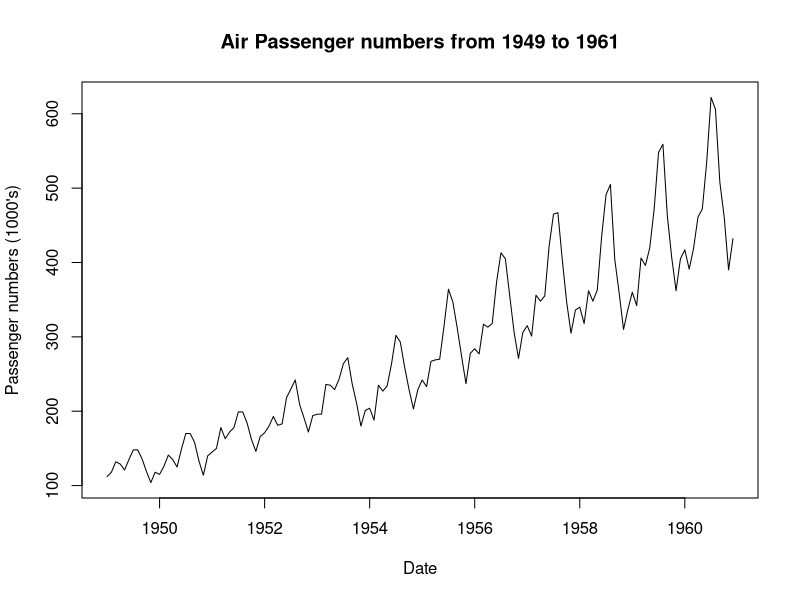
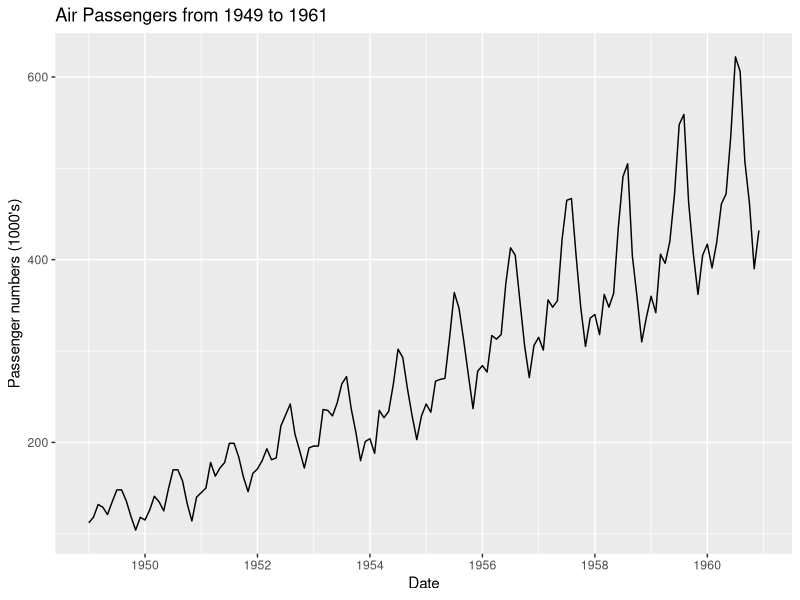
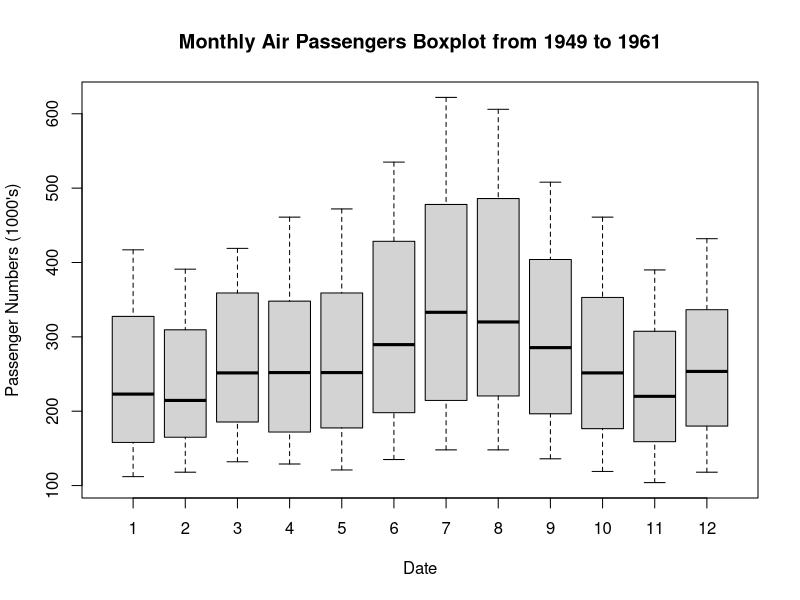
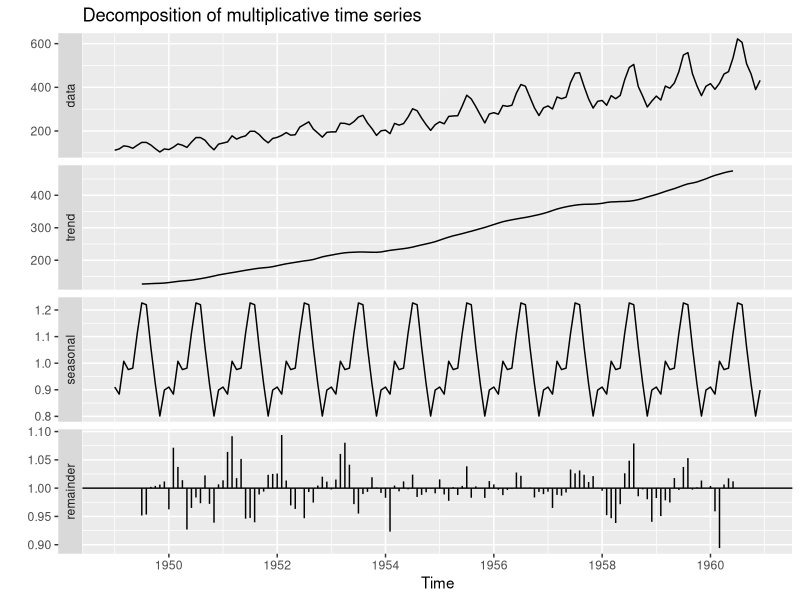
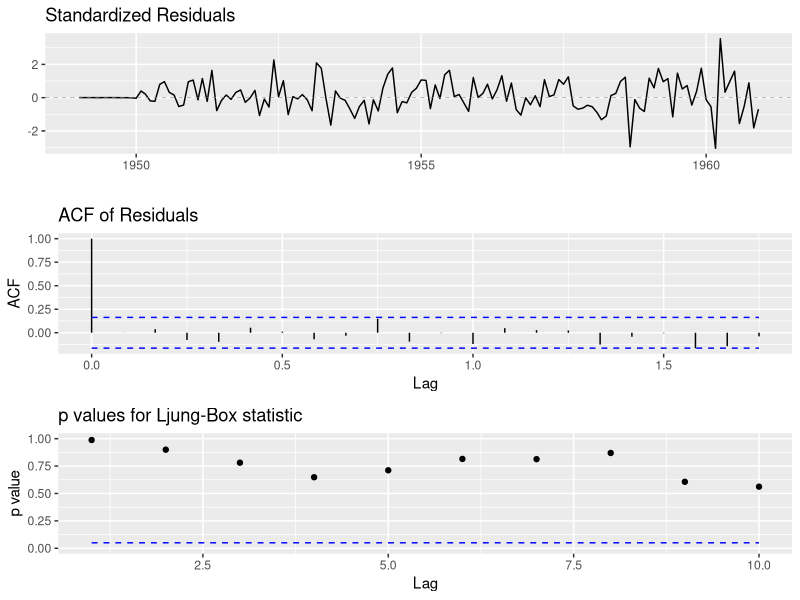
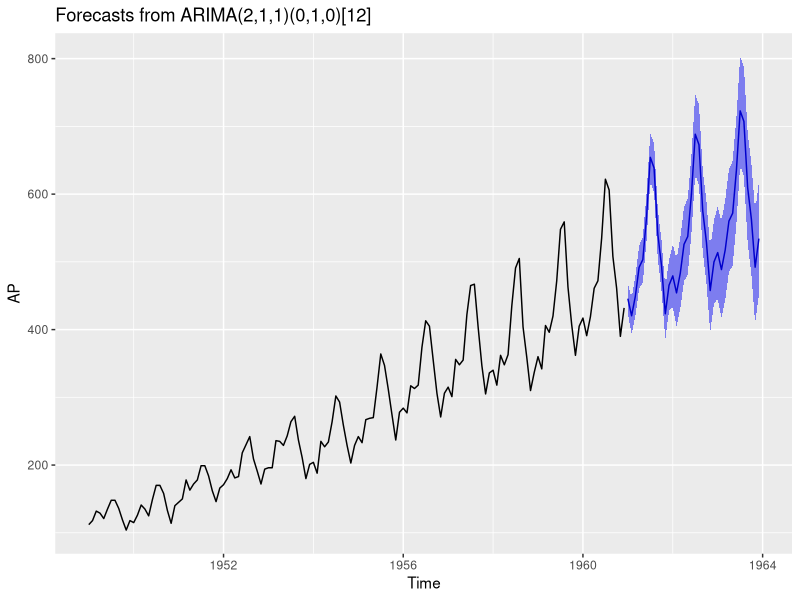

Source code (R) for these figures, in order:
install.packages("ggfortify")
install.packages("tseries")
install.packages("forecast")
install.packages("dplyr")
library(ggfortify)
library(dplyr)
library(tseries)
library(forecast)
data(AirPassengers)
AP <- AirPassengers
# Take a look at the class of the dataset AirPassengers
class(AP)
## [1] "ts"

# Analisis exploratorio de datos
AP
# Check for missing values
sum(is.na(AP))
## [1] 0
# Check the frequency of the time series
frequency(AP)
## [1] 12
# Check the cycle of the time series
cycle(AP)
# Review the table summary
summary(AP)
##    Min. 1st Qu.  Median    Mean 3rd Qu.    Max. 
##   104.0   180.0   265.5   280.3   360.5   622.0
# Plot the raw data using the base plot function
plot(AP,xlab="Date", ylab = "Passenger numbers (1000's)",main="Air Passenger numbers from 1949 to 1961")
autoplot(AP) + labs(x ="Date", y = "Passenger numbers (1000's)", title="Air Passengers from 1949 to 1961") 
boxplot(AP~cycle(AP),xlab="Date", ylab = "Passenger Numbers (1000's)" ,main ="Monthly Air Passengers Boxplot from 1949 to 1961")

# Descomposicion de series de tiempo
decomposeAP <- decompose(AP,"multiplicative")
autoplot(decomposeAP)

# Modelo Arima
arimaAP <- auto.arima(AP)
arimaAP
ggtsdiag(arimaAP)
forecastAP <- forecast(arimaAP, level = c(95), h = 36)
autoplot(forecastAP)
